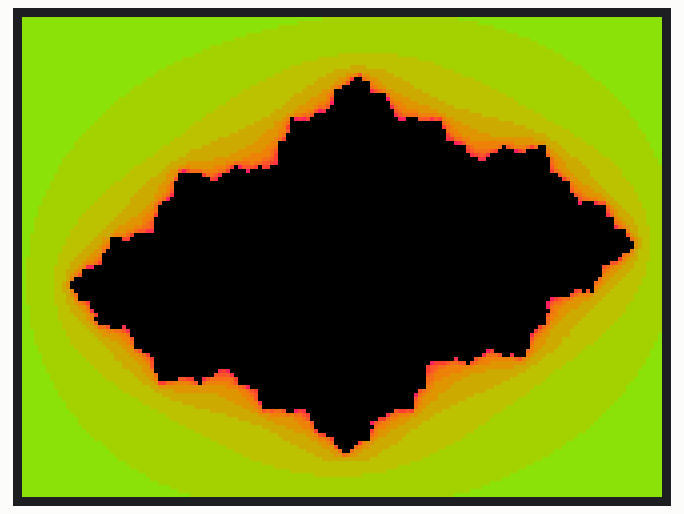
This program was run on a simulated Arduino Uno, built with avr-gcc and run on an emulated ATmega328P. Shown: 320×240 colour display. EEPROM starts erased; what the program prints to the serial monitor is not drawn.

Above: at 7.16 s.
At 10.5 s:
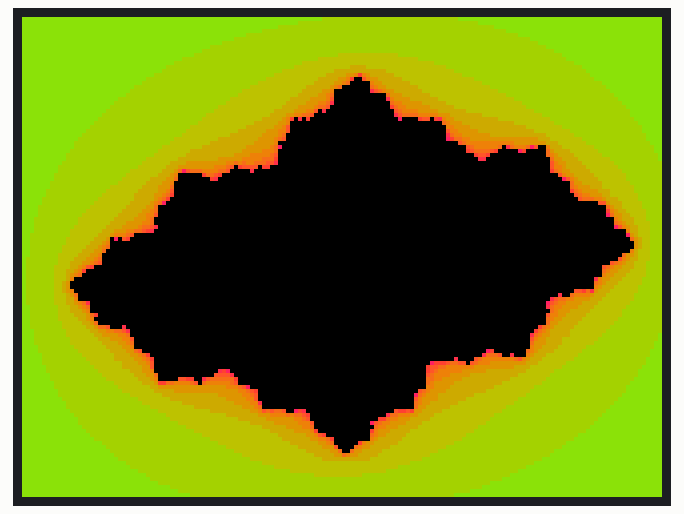
At 19.9 s:
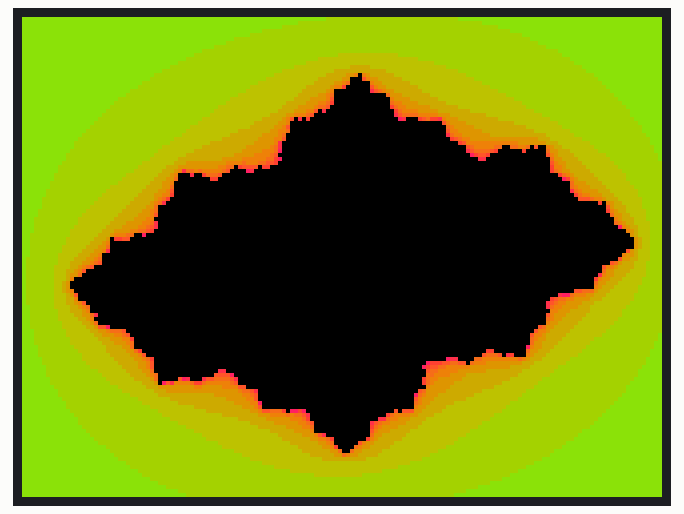
At 26.0 s:
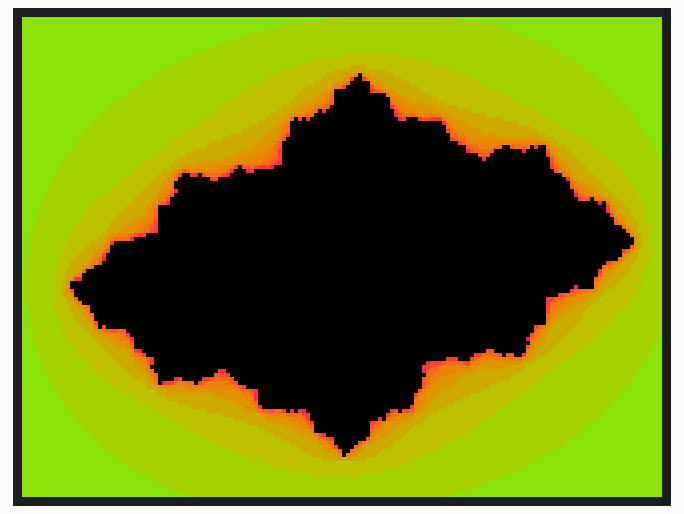
At 29.6 s:
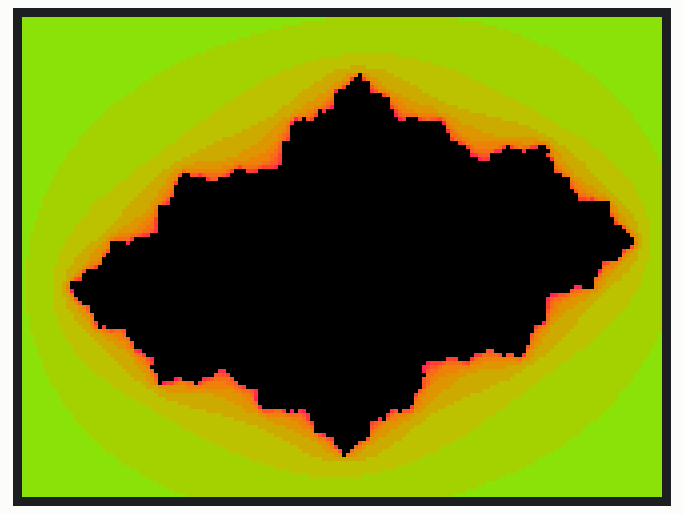
At 32.5 s:
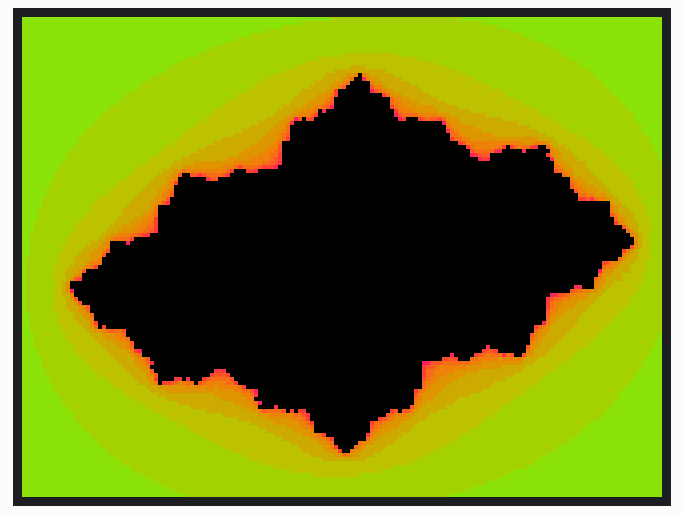

The program:

main.cpp
```cpp
#include <Adafruit_GFX.h>
#include <MCUFRIEND_kbv.h>
#include <EEPROM.h>

MCUFRIEND_kbv tft;

// ================== SETTINGS ==================
#define SCR_W   320
#define SCR_H   240
#define MAX_ITER 12
#define EEPROM_ADDR 0
#define JULIA_LIMIT 1024  // Squared escape radius, in Q8.8 fixed-point units

const uint8_t scaleOptions[3] = { 2, 4, 6 };

#define SHIFT_STEP 13  // Color-cycle speed; 13/256 per frame
#define SHAPE_STEP 1   // Shape animation speed; 1 = smooth interpolation
// ================================================

uint16_t fullPalette[64];
uint16_t palFrame[MAX_ITER];
uint16_t lineBuffer[SCR_W];

int16_t trajRe[64];
int16_t trajIm[64];

uint8_t  scaleIdx = 0;
uint8_t  scale = 2;

uint16_t shift = 0;
uint16_t shapePhase = 0;

int16_t x0_, y0_, dx_, dy_;
uint16_t fracW, fracH;

void updateGrid();
void renderJulia(int16_t cRe, int16_t cIm);
void buildFullPalette();
void buildTrajectory();
void buildPaletteFrame(uint8_t base, uint8_t paletteFraction);
uint16_t blend565(uint16_t a, uint16_t b, uint8_t weight);

// ----------------------------------------------------------------
void setup() {
  Serial.begin(115200);

  uint8_t saved = EEPROM.read(EEPROM_ADDR);
  if (saved >= 3 || saved == 255) saved = 0;
  else saved = (saved + 1) % 3;
  scaleIdx = saved;
  EEPROM.update(EEPROM_ADDR, scaleIdx);
  scale = scaleOptions[scaleIdx];

  Serial.print(F("Scale = ")); Serial.println(scale);

  // --- Display ID diagnostics ---
  uint16_t displayId = tft.readID();
  Serial.print(F("TFT ID: 0x")); Serial.println(displayId, HEX);

  // If the display ID cannot be read, assume a common ILI9486-based 2.4" shield.
  if (displayId == 0x0000 || displayId == 0xFFFF) {
    displayId = 0x9486;
    Serial.println(F("ID not detected; using fallback 0x9486"));
  }

  tft.begin(displayId);
  tft.setRotation(1);
  tft.fillScreen(0x0000);

  buildFullPalette();
  buildTrajectory();
  updateGrid();
}

// ----------------------------------------------------------------
void updateGrid() {
  fracW = SCR_W / scale;
  fracH = SCR_H / scale;
  x0_ = -410;
  y0_ = -307;
  dx_ = 820 / fracW;
  dy_ = 614 / fracH;
}

// ----------------------------------------------------------------
void buildFullPalette() {
  for (int i = 0; i < 64; i++) {
    float angle = i * (2.0f * 3.14159265f / 64.0f);
    uint8_t r = 127 + 127 * sin(angle);
    uint8_t g = 127 + 127 * sin(angle + 2.094f);
    uint8_t b = 127 + 127 * sin(angle + 4.188f);
    fullPalette[i] = ((uint16_t)(r & 0xF8) << 8) | ((uint16_t)(g & 0xFC) << 3) | (b >> 3);
  }
}

// ----------------------------------------------------------------
void buildTrajectory() {
  for (int i = 0; i < 64; i++) {
    float angle = i * (2.0f * 3.14159265f / 64.0f);
    float cReFloat = -0.72f + 0.20f * cos(angle);
    float cImFloat = 0.16f + 0.22f * sin(angle * 0.85f);
    trajRe[i] = (int16_t)(cReFloat * 256.0f);
    trajIm[i] = (int16_t)(cImFloat * 256.0f);
  }
}

// ----------------------------------------------------------------
uint16_t blend565(uint16_t a, uint16_t b, uint8_t weight) {
  int16_t ar = (a >> 11) & 0x1F;
  int16_t ag = (a >> 5)  & 0x3F;
  int16_t ab =  a        & 0x1F;
  int16_t br = (b >> 11) & 0x1F;
  int16_t bg = (b >> 5)  & 0x3F;
  int16_t bb =  b        & 0x1F;
  uint8_t r  = ar + ((br - ar) * (int16_t)weight) / 256;
  uint8_t g  = ag + ((bg - ag) * (int16_t)weight) / 256;
  uint8_t bl = ab + ((bb - ab) * (int16_t)weight) / 256;
  return ((uint16_t)r << 11) | ((uint16_t)g << 5) | bl;
}

// ----------------------------------------------------------------
void buildPaletteFrame(uint8_t base, uint8_t paletteFraction) {
  for (uint8_t i = 0; i < MAX_ITER; i++) {
    uint16_t idx = (i * 7 + base) & 0xFF;

    uint8_t posA = idx >> 2;
    uint8_t posB = (posA + 1) & 63;
    uint8_t fracA = (idx & 3) * 64;

    uint16_t cA = fullPalette[posA];
    uint16_t cB = fullPalette[posB];
    uint16_t colorA = (fracA == 0) ? cA : blend565(cA, cB, fracA);

    if (paletteFraction == 0) {
      palFrame[i] = colorA;
    } else {
      uint16_t nextIdx = (idx + 1) & 0xFF;
      uint8_t posC = nextIdx >> 2;
      uint8_t posD = (posC + 1) & 63;
      uint8_t fracC = (nextIdx & 3) * 64;

      uint16_t cC = fullPalette[posC];
      uint16_t cD = fullPalette[posD];
      uint16_t colorB = (fracC == 0) ? cC : blend565(cC, cD, fracC);

      palFrame[i] = blend565(colorA, colorB, paletteFraction);
    }
  }
}

// ----------------------------------------------------------------
void loop() {
  shapePhase += SHAPE_STEP;

  uint8_t trajectoryIndex = (shapePhase >> 2) & 63;
  uint8_t interpolation = (shapePhase & 3) * 64;
  uint8_t nextIndex = (trajectoryIndex + 1) & 63;

  int16_t cRe = trajRe[trajectoryIndex] + (((int32_t)(trajRe[nextIndex] - trajRe[trajectoryIndex]) * interpolation) >> 8);
  int16_t cIm = trajIm[trajectoryIndex] + (((int32_t)(trajIm[nextIndex] - trajIm[trajectoryIndex]) * interpolation) >> 8);

  shift += SHIFT_STEP;
  uint8_t base = shift >> 8;
  uint8_t paletteFraction = shift & 0xFF;

  buildPaletteFrame(base, paletteFraction);
  renderJulia(cRe, cIm);
}

// ----------------------------------------------------------------
// Renders one frame of the Julia set using Q8.8 fixed-point math.
// The result is written to the TFT in horizontal scale-sized blocks.
void renderJulia(int16_t cRe, int16_t cIm) {
  for (uint16_t py = 0; py < fracH; py++) {
    int16_t y = y0_ + (int16_t)(py * dy_);
    int16_t x = x0_;
    uint16_t* buf = lineBuffer;

    for (uint16_t px = 0; px < fracW; px++) {
      int16_t zx = x;
      int16_t zy = y;
      uint8_t iter = 0;

      while (iter < MAX_ITER) {
        int16_t zx2 = (int16_t)(((int32_t)zx * zx) >> 8);
        int16_t zy2 = (int16_t)(((int32_t)zy * zy) >> 8);
        if (zx2 + zy2 > JULIA_LIMIT) break;

        int16_t zxy = (int16_t)(((int32_t)zx * zy) >> 8);
        zx = zx2 - zy2 + cRe;
        zy = (int16_t)((zxy << 1) + cIm);
        iter++;
      }

      uint16_t color = (iter >= MAX_ITER) ? 0x0000 : palFrame[iter];

      if (scale == 2) {
        *buf++ = color; *buf++ = color;
      } else if (scale == 4) {
        *buf++ = color; *buf++ = color;
        *buf++ = color; *buf++ = color;
      } else {
        for (uint8_t s = 0; s < scale; s++) *buf++ = color;
      }
      x += dx_;
    }

    // Pad the remainder of the row with black (needed for scale = 6)
    while (buf < lineBuffer + SCR_W) {
      *buf++ = 0x0000;
    }

    uint16_t yStart = py * scale;
    uint16_t yEnd = yStart + scale - 1;
    if (yEnd >= SCR_H) yEnd = SCR_H - 1;

    tft.setAddrWindow(0, yStart, SCR_W - 1, yEnd);

    for (uint8_t sy = 0; sy <= (yEnd - yStart); sy++) {
      tft.pushColors(lineBuffer, SCR_W, sy == 0);
    }
  }
}
```

Measured:
- what the display in image 2 shows lasts 5.1 s, from 19.8 s to 24.9 s
- what the display in image 3 shows lasts 1.4 s, from 25.9 s to 27.3 s
- what the display in image 4 shows lasts 1.2 s, from 29.5 s to 30.7 s
- what the display in image 5 shows lasts 2.4 s, from 32.4 s to 34.8 s
